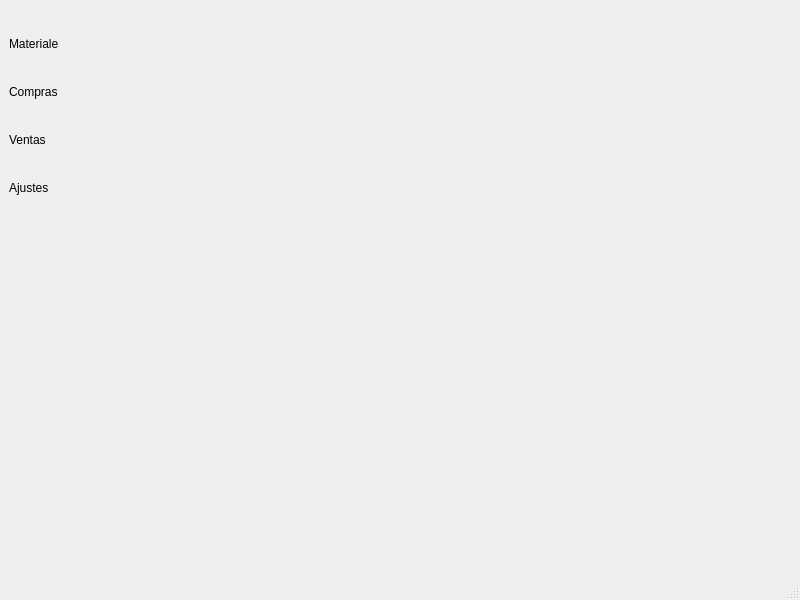
<?xml version="1.0" encoding="UTF-8"?>
<ui version="4.0">
 <class>MainWindow</class>
 <widget class="QMainWindow" name="MainWindow">
  <property name="geometry">
   <rect>
    <x>0</x>
    <y>0</y>
    <width>800</width>
    <height>600</height>
   </rect>
  </property>
  <property name="windowTitle">
   <string>MainWindow</string>
  </property>
  <property name="windowIcon">
   <iconset>
    <normaloff>../resources/materiales.jpg</normaloff>../resources/materiales.jpg</iconset>
  </property>
  <widget class="QWidget" name="centralwidget">
   <layout class="QHBoxLayout" name="horizontalLayout_2">
    <item>
     <widget class="QWidget" name="leftBar" native="true">
      <property name="minimumSize">
       <size>
        <width>50</width>
        <height>0</height>
       </size>
      </property>
      <property name="maximumSize">
       <size>
        <width>50</width>
        <height>16777215</height>
       </size>
      </property>
      <layout class="QVBoxLayout" name="verticalLayout">
       <property name="leftMargin">
        <number>0</number>
       </property>
       <property name="topMargin">
        <number>0</number>
       </property>
       <property name="rightMargin">
        <number>0</number>
       </property>
       <property name="bottomMargin">
        <number>0</number>
       </property>
       <item>
        <widget class="QPushButton" name="buttonMateriales">
         <property name="layoutDirection">
          <enum>Qt::LeftToRight</enum>
         </property>
         <property name="text">
          <string/>
         </property>
         <property name="icon">
          <iconset>
           <normaloff>../resources/materiales.jpg</normaloff>../resources/materiales.jpg</iconset>
         </property>
         <property name="iconSize">
          <size>
           <width>48</width>
           <height>48</height>
          </size>
         </property>
         <property name="flat">
          <bool>true</bool>
         </property>
        </widget>
       </item>
       <item>
        <widget class="QLabel" name="labelMateriales">
         <property name="text">
          <string>Materiales</string>
         </property>
        </widget>
       </item>
       <item>
        <widget class="QPushButton" name="buttonCompras">
         <property name="text">
          <string/>
         </property>
         <property name="icon">
          <iconset>
           <normaloff>../resources/compras.jpg</normaloff>../resources/compras.jpg</iconset>
         </property>
         <property name="iconSize">
          <size>
           <width>48</width>
           <height>48</height>
          </size>
         </property>
         <property name="flat">
          <bool>true</bool>
         </property>
        </widget>
       </item>
       <item>
        <widget class="QLabel" name="labelCompras">
         <property name="text">
          <string>Compras</string>
         </property>
        </widget>
       </item>
       <item>
        <widget class="QPushButton" name="buttonVentas">
         <property name="text">
          <string/>
         </property>
         <property name="icon">
          <iconset>
           <normaloff>../resources/ventas.jpg</normaloff>../resources/ventas.jpg</iconset>
         </property>
         <property name="iconSize">
          <size>
           <width>48</width>
           <height>48</height>
          </size>
         </property>
         <property name="flat">
          <bool>true</bool>
         </property>
        </widget>
       </item>
       <item>
        <widget class="QLabel" name="labelVentas">
         <property name="text">
          <string>Ventas</string>
         </property>
        </widget>
       </item>
       <item>
        <widget class="QPushButton" name="buttonConfigs">
         <property name="text">
          <string/>
         </property>
         <property name="icon">
          <iconset>
           <normaloff>../resources/configs.jpg</normaloff>../resources/configs.jpg</iconset>
         </property>
         <property name="iconSize">
          <size>
           <width>48</width>
           <height>48</height>
          </size>
         </property>
         <property name="flat">
          <bool>true</bool>
         </property>
        </widget>
       </item>
       <item>
        <widget class="QLabel" name="labelConfigs">
         <property name="text">
          <string>Ajustes</string>
         </property>
        </widget>
       </item>
       <item>
        <spacer name="verticalSpacer">
         <property name="orientation">
          <enum>Qt::Vertical</enum>
         </property>
         <property name="sizeHint" stdset="0">
          <size>
           <width>20</width>
           <height>40</height>
          </size>
         </property>
        </spacer>
       </item>
      </layout>
     </widget>
    </item>
    <item>
     <widget class="QStackedWidget" name="stackedWidget">
      <property name="currentIndex">
       <number>0</number>
      </property>
      <widget class="QWidget" name="page"/>
      <widget class="QWidget" name="page_2"/>
     </widget>
    </item>
   </layout>
  </widget>
  <widget class="QMenuBar" name="menubar">
   <property name="geometry">
    <rect>
     <x>0</x>
     <y>0</y>
     <width>800</width>
     <height>21</height>
    </rect>
   </property>
  </widget>
  <widget class="QStatusBar" name="statusbar"/>
 </widget>
 <resources/>
 <connections/>
</ui>
